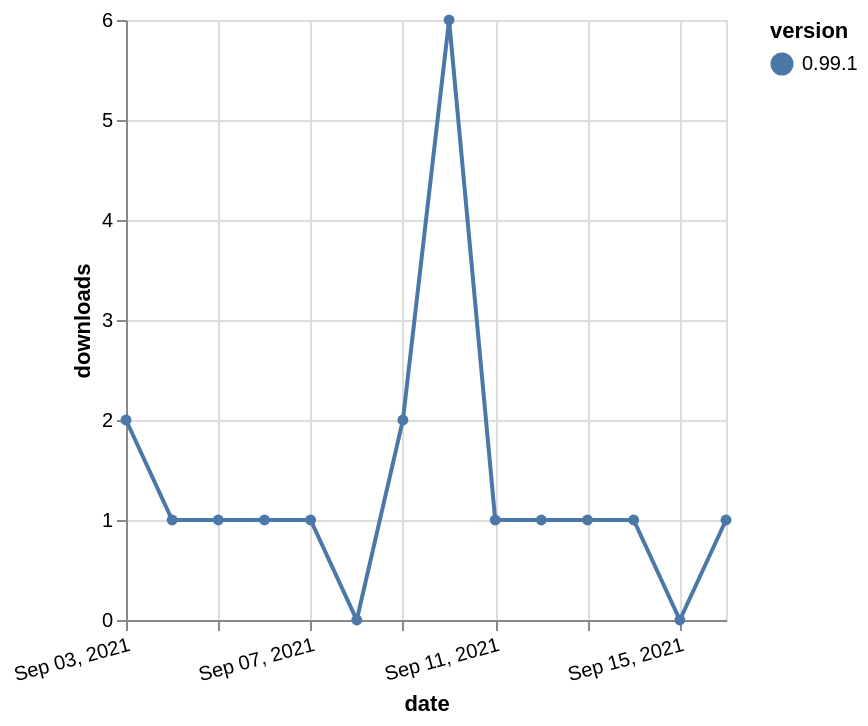

Specify this chart in Vega-Lite:
### Vega-Lite specification from a JSON file in a GitHub repository (floating-point values rounded to 4 significant figures)
{"$schema": "https://vega.github.io/schema/vega-lite/v5.json", "description": "A simple bar chart with embedded data.", "data": {"values": [{"date": "2021-09-03", "total": 515, "delta": 2, "version": "0.99.1"}, {"date": "2021-09-04", "total": 516, "delta": 1, "version": "0.99.1"}, {"date": "2021-09-05", "total": 517, "delta": 1, "version": "0.99.1"}, {"date": "2021-09-06", "total": 518, "delta": 1, "version": "0.99.1"}, {"date": "2021-09-07", "total": 519, "delta": 1, "version": "0.99.1"}, {"date": "2021-09-08", "total": 519, "delta": 0, "version": "0.99.1"}, {"date": "2021-09-09", "total": 521, "delta": 2, "version": "0.99.1"}, {"date": "2021-09-10", "total": 527, "delta": 6, "version": "0.99.1"}, {"date": "2021-09-11", "total": 528, "delta": 1, "version": "0.99.1"}, {"date": "2021-09-12", "total": 529, "delta": 1, "version": "0.99.1"}, {"date": "2021-09-13", "total": 530, "delta": 1, "version": "0.99.1"}, {"date": "2021-09-14", "total": 531, "delta": 1, "version": "0.99.1"}, {"date": "2021-09-15", "total": 531, "delta": 0, "version": "0.99.1"}, {"date": "2021-09-16", "total": 532, "delta": 1, "version": "0.99.1"}]}, "width": "container", "mark": {"type": "line", "point": {"filled": true}}, "encoding": {"x": {"field": "date", "type": "temporal", "timeUnit": "yearmonthdate", "title": "date", "axis": {"labelAngle": -15}}, "y": {"field": "delta", "type": "quantitative", "title": "downloads"}, "color": {"field": "version", "type": "nominal"}, "tooltip": {"field": "delta"}}}
